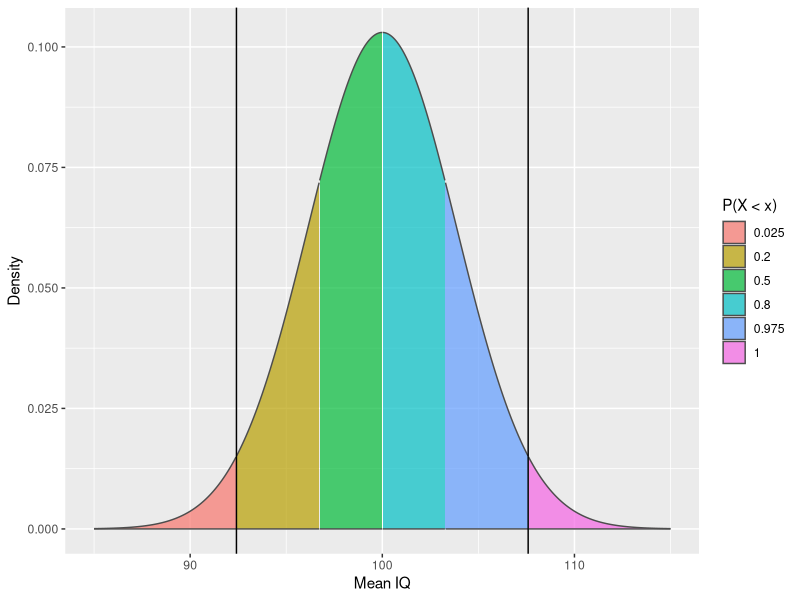
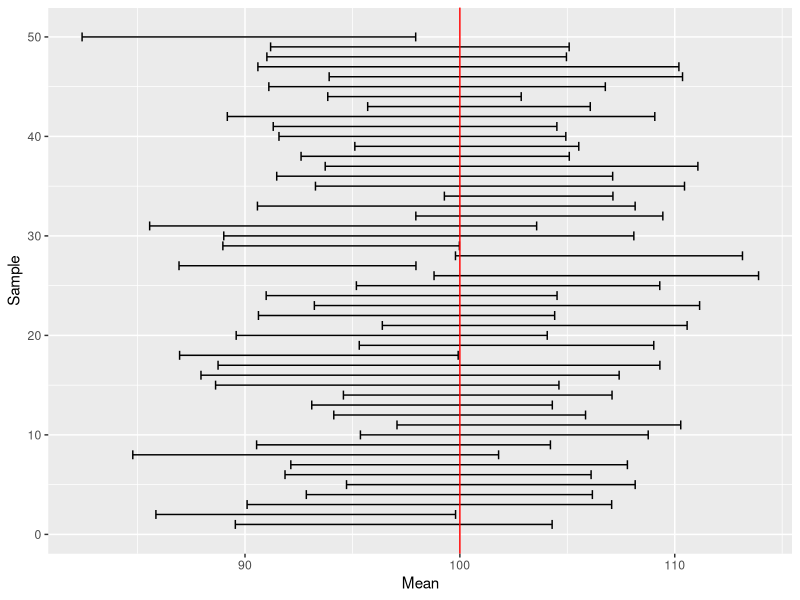
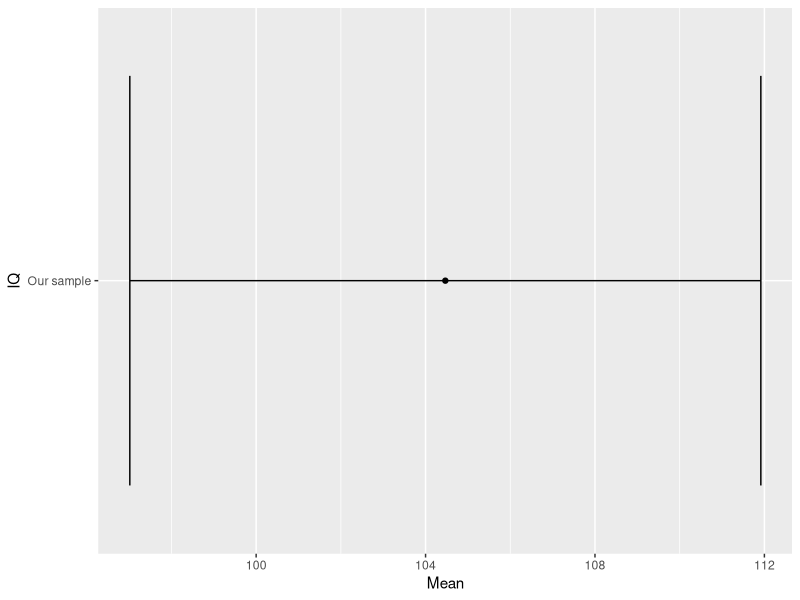
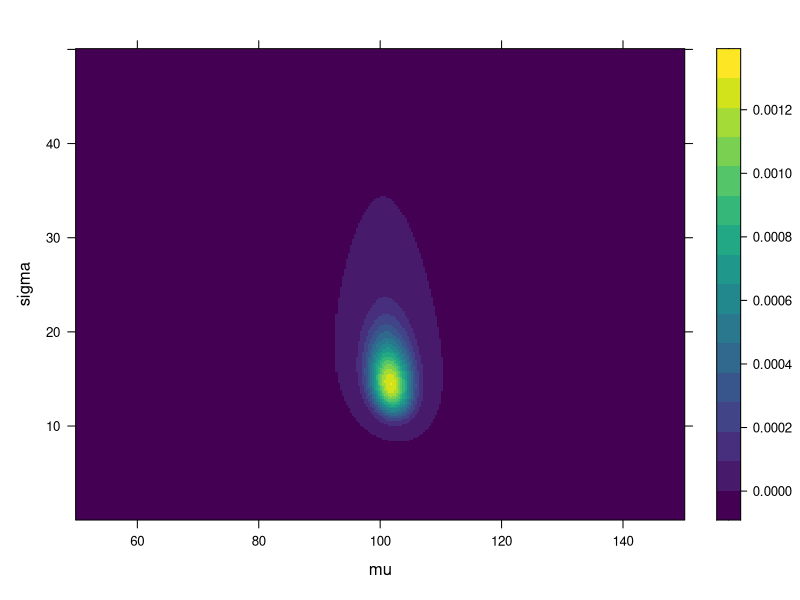
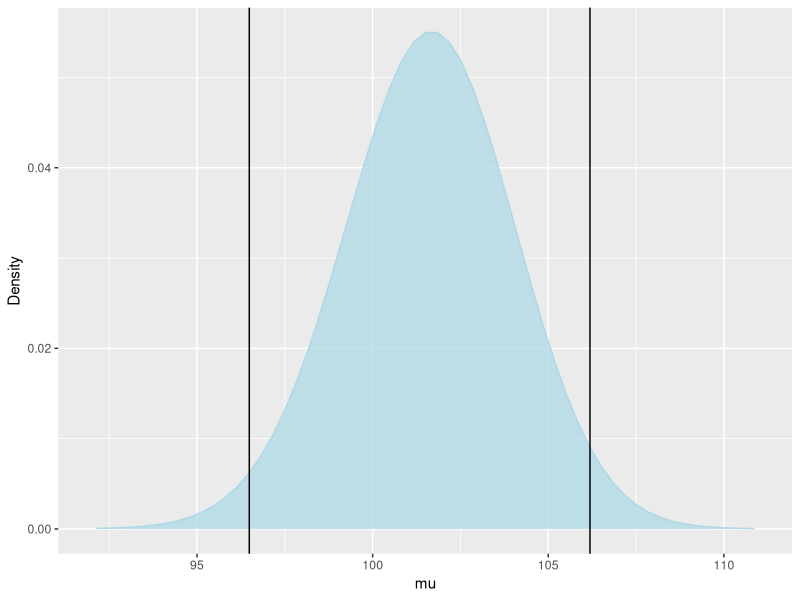
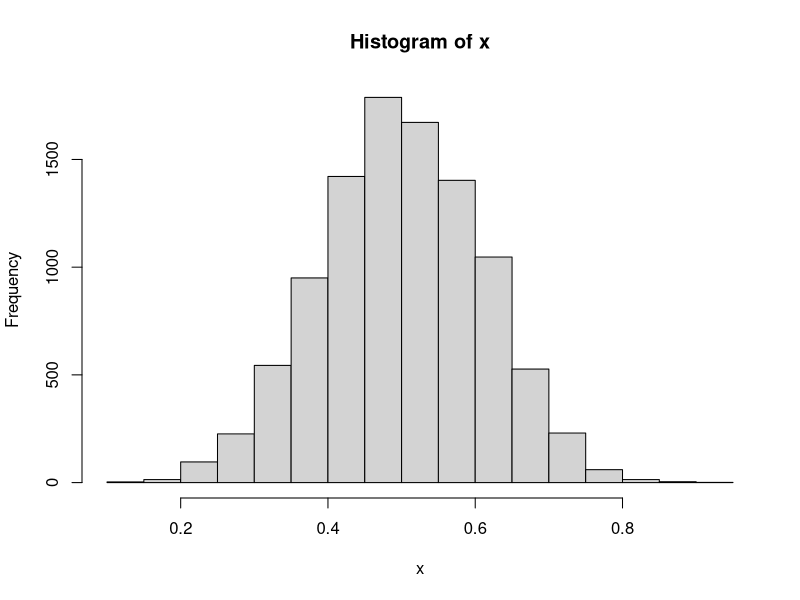
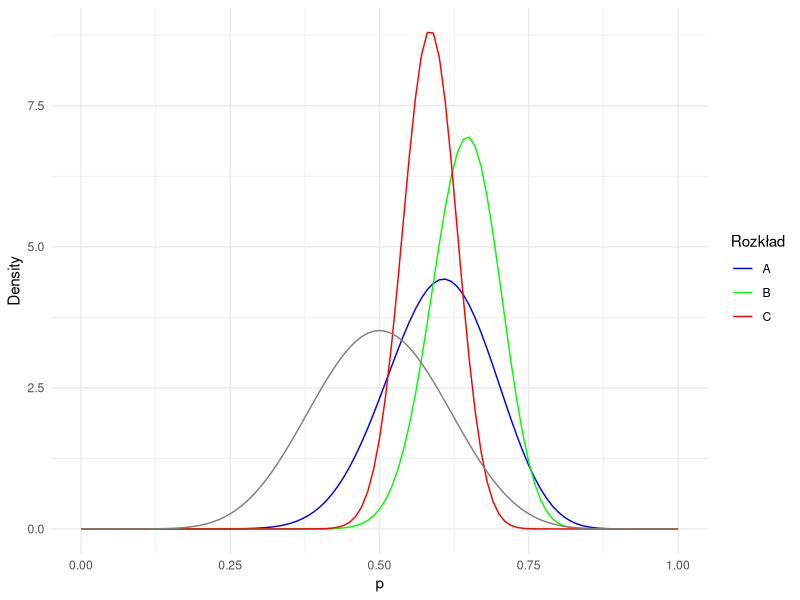
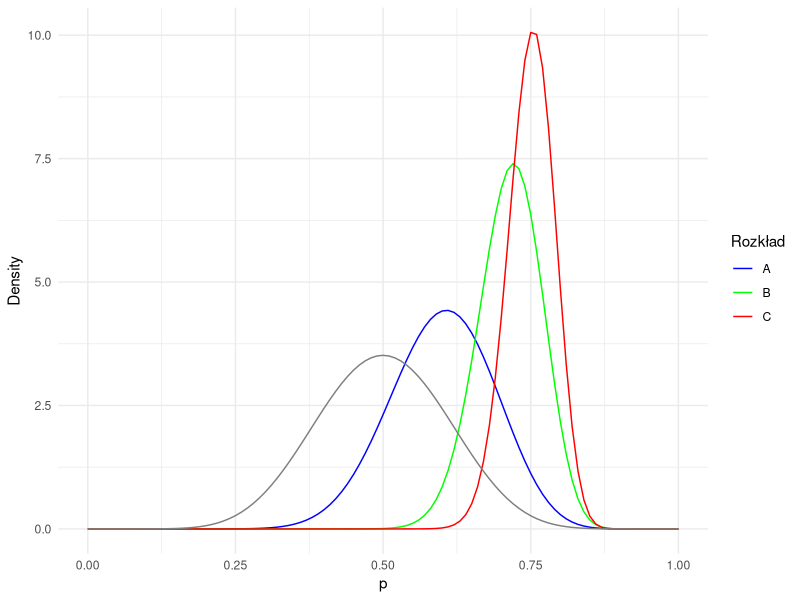

Recreate these plots in R, in order.
## ---- chunk 1
library(tidyverse)
breaks <- qnorm(c(0, .025, .2, .5, .8, .975, 1),100, 15/sqrt(15))
ggplot(data.frame(x = c(85, 115)), aes(x)) +
scale_fill_brewer("x") +
stat_function(fun = dnorm,n = 1000, args = list(mean = 100, sd = 15/sqrt(15)),geom = "area",
  colour = "gray30", alpha = 0.7, aes(fill = after_stat(x) |> cut(!!breaks),
  group = after_scale(fill))) +
  geom_vline(xintercept = c(100 - 15/sqrt(15)*qnorm(.975), 100 + 15/sqrt(15)*qnorm(.975))) +
  labs(x = "Mean IQ", y = "Density") +
  scale_fill_discrete(name = "P(X < x)", labels = c('0.025', '0.2', '0.5', '0.8', '0.975','1'))
## ---- chunk 2
set.seed(999)
data <- data.frame()

for(i in 1:50) {
  sample <- rnorm(15, 100, 15)
  data <- rbind(data,data.frame(Mean = mean(sample), se = sd(sample)/sqrt(15)))
}

data$Sample <-1:50

ggplot(data, aes(x = Sample, y = Mean)) +       
  geom_errorbar(aes(ymin = Mean - se*qnorm(.975), ymax = Mean + se*qnorm(.975))) +
  coord_flip() +
  geom_hline(yintercept = 100, colour = "red" )

## ---- chunk 3
iq <- c(87, 112, 83, 95, 106,105, 123, 107, 103, 98, 137, 114, 90, 90, 117)
data <- data.frame(IQ = "Our sample", Mean = mean(iq), se = sd(iq)/sqrt(length(iq)))
ggplot(data, aes(x = IQ, y = Mean)) +        
  geom_point() +
  geom_errorbar(aes(ymin = Mean - se*qnorm(.975), ymax = Mean + se*qnorm(.975))) +
  coord_flip()

## ---- chunk 4
dnorm(6,4,2)
## ---- chunk 5
# Dane z naszej próby
iq <- c(87, 112, 83, 95, 106,105, 123, 107, 103, 98, 137, 114, 90, 90, 117)

# To są nasze parametry czyli możliwe wartości parametrów mu i sigma. 
# Ponieważ jest to proste przybliżenie numeryczne, ograniczamy możliwe wartości średniej 
# między 50 a 150, dla odchylenia standardowego między 0.1 a 50.
pars <- expand.grid(mu = seq(50, 150, length.out = 300), 
                    sigma = seq(0.1, 50, length.out = 300))

# Liczymy marginalne rozkłady a priori.
pars$mu_prior <- dnorm(pars$mu, mean = 100, sd = 3)
pars$sigma_prior <- dunif(pars$sigma, min = 0.1, max = 50)

# By uzyskać łączne prawdopodobieństwo a priori mnożymy je przez siebie.  
pars$prior <- pars$mu_prior * pars$sigma_prior

# Obliczamy wiarygodność 
for(i in 1:nrow(pars)) {
  # Prawdopodobieństwo wylosowania danej obserwacji z rozkładu normalnego o parametrach mu i sigma.
  likelihoods <- dnorm(iq, pars$mu[i], pars$sigma[i])
  # Mnożymy by uzyskać wiarygodność
  pars$likelihood[i] <- prod(likelihoods)
}
# Mnożymy wiarygodność przez prawdopdobieństwo a priori. 
pars$probability <- pars$likelihood * pars$prior

#Otrzymaną wartość dzielimy przez P(y). 
pars$probability <- pars$probability/sum(pars$probability)

# Voilà, mamy nasz rozkład prawdopodobieństwa P(mu, sigma| y)
library(lattice)
library(viridisLite)
coul <-  viridis(1000)
levelplot(probability ~ mu * sigma, data = pars, col.regions = coul)

## ---- chunk 6
mu = pars %>% group_by(mu) %>% summarise(probability = sum(probability))
cs = cumsum(mu$probability)
boundary_1 = mu$mu[which(cs < 0.025)[length(which(cs < 0.025))]]
boundary_2 = mu$mu[which(cs >= 0.975)[1]]
ggplot(mu, aes(x = mu,y = probability))+
  geom_line(colour = 'light blue') +
  xlim(92,111) +
  ylab("Density") +
  geom_area(alpha = 0.75, fill = 'light blue') +
  geom_vline(xintercept = c(boundary_1, boundary_2))


## ---- chunk 7
set.seed(123)
x = rbeta(10000,10,10)
hist(x)
## ---- chunk 8
fit <- function(pars,x) {-sum(log(dbeta(x,pars[1],pars[2])))}
start <- c(1,1)
names(start) <-c('a','b')
recov <- nlminb(start, fit, x = x, lower = -Inf, upper = Inf)
round(recov$par, 2)

## ---- chunk 9

library(tidyverse)
fun.1 = function(x){dbeta(x,17.95, 11.96)}
fun.2 = function(x){dbeta(x,44.95, 24.96)}
fun.3 = function(x){dbeta(x,69.95, 49.96)}
fun.4 = function(x){dbeta(x,9.95, 9.96)}
colors <- c("A" = "blue", "B" = "green", "C" = "red", "a priori" = "black")

ggplot(data = data.frame(x = 0), mapping = aes(x = x)) + 
  stat_function(fun = fun.1, aes(color = "A")) + 
  stat_function(fun = fun.2, aes(color = "B")) +
  stat_function(fun = fun.3, aes(color = "C")) +
  stat_function(fun = fun.4, aes(color = "A priori")) +
  xlab("p") + ylab("Density") + labs(color = "Legend") + 
  scale_colour_manual("Rozkład", values = colors) + 
  xlim(0,1) +
  theme_minimal()

## ---- chunk 10
library(tidyverse)
fun.1 = function(x){dbeta(x,17.95, 11.96)}
fun.2 = function(x){dbeta(x,49.95, 19.96)}
fun.3 = function(x){dbeta(x,89.95, 29.96)}
fun.4 = function(x){dbeta(x,9.95, 9.96)}
colors <- c("A" = "blue", "B" = "green", "C" = "red", "a priori" = "black")

ggplot(data = data.frame(x = 0), mapping = aes(x = x)) + 
  stat_function(fun = fun.1, aes(color = "A")) + 
  stat_function(fun = fun.2, aes(color = "B")) +
  stat_function(fun = fun.3, aes(color = "C")) +
  stat_function(fun = fun.4, aes(color = "A priori")) +
  xlab("p") + ylab("Density") + labs(color = "Legend") + 
  scale_colour_manual("Rozkład", values = colors) + 
  xlim(0,1) +
  theme_minimal()
